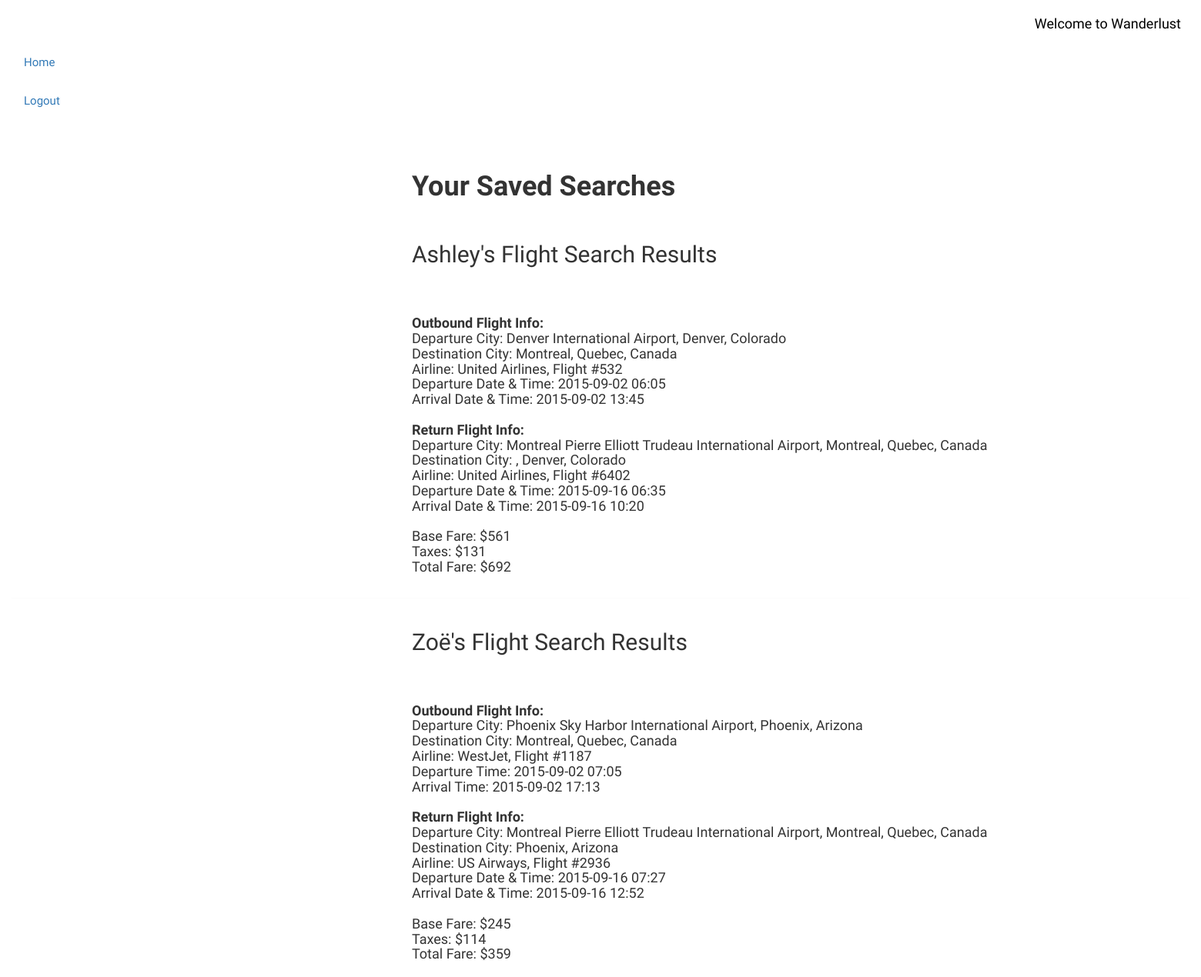
/saved_searches (signed in), run on the app's committed database.
### model.py (models this page shows)
class Search(db.Model):
    __tablename__ = "searches"
    search_id = db.Column(db.Integer, autoincrement=True, primary_key=True, nullable=False)
    user_id = db.Column(db.Integer, db.ForeignKey('users.user_id'), nullable=True)
    traveler1_name = db.Column(db.String(150), nullable=True)
    traveler2_name = db.Column(db.String(150), nullable=True)
    traveler1_origin = db.Column(db.String(75), nullable=True)
    traveler2_origin = db.Column(db.String(75), nullable=True)
    traveler1_max_price = db.Column(db.Integer, nullable=True)
    traveler2_max_price = db.Column(db.Integer, nullable=True)
    departure_date = db.Column(db.String(75), nullable=True)
    return_date = db.Column(db.String(75), nullable=True)
    destination = db.Column(db.String(75), nullable=True)
    users = db.relationship('User', backref=db.backref('searches', order_by=search_id))

class Flight(db.Model):
    __tablename__ = "flights"
    flight_id = db.Column(db.Integer, autoincrement=True, primary_key=True, nullable=False)
    user_id = db.Column(db.Integer, db.ForeignKey('users.user_id'), nullable=True)
    outbound_city_origin = db.Column(db.String(75), nullable=False)
    outbound_city_final_destination = db.Column(db.String(75), nullable=False)
    outbound_airline_code = db.Column(db.String(75), nullable=False)
    outbound_airline_name = db.Column(db.String(75), nullable=False)
    outbound_flight_number = db.Column(db.Integer, nullable=False)
    outbound_datetime_departure = db.Column(db.String(75), nullable=False)
    outbound_datetime_arrival = db.Column(db.String(75), nullable=False)
    inbound_city_origin = db.Column(db.String(75), nullable=False)
    inbound_city_final_destination = db.Column(db.String(75), nullable=False)
    inbound_airline_code = db.Column(db.String(75), nullable=False)
    inbound_airline_name = db.Column(db.String(75), nullable=False)
    inbound_flight_number = db.Column(db.Integer, nullable=False)
    inbound_datetime_departure = db.Column(db.String(75), nullable=False)
    inbound_datetime_arrival = db.Column(db.String(75), nullable=False)
    outbound_destination_city_airport = db.Column(db.String(75), nullable=True)
    inbound_destination_city_airport = db.Column(db.String(75), nullable=True)
    outbound_city_airport = db.Column(db.String(75), nullable=True)
    inbound_city_airport = db.Column(db.String(75), nullable=True)
    base_fare = db.Column(db.Integer, nullable=False)
    taxes = db.Column(db.Integer, nullable=False)
    total_fare = db.Column(db.Integer, nullable=False)
    user = db.relationship('User', backref=db.backref('flights', order_by=user_id))

### server.py (the view)
@app.route('/saved_searches', methods=['GET'])
def view_saved_searches():
    user_id = session['user_id']
    saved_searches = SavedSearch.query.filter_by(user_id=user_id).all()
    for flight in saved_searches:
        print flight
        flight_list = []
        t1_flights = Flight.query.filter_by(flight_id=flight.t1_flight_id).all()
        t2_flights = Flight.query.filter_by(flight_id=flight.t2_flight_id).all()
        flight_list.append((t1_flights, t2_flights))
    print flight_list, "%" * 25
    for travelers in saved_searches:
        traveler_info = []
        traveler = Search.query.filter_by(search_id=travelers.search_id).all()
        traveler_info.append(traveler)
    return render_template("saved_searches.html", saved_searches=saved_searches, flight_list=flight_list, traveler_info=traveler_info)

### templates/saved_searches.html
{% extends 'base.html' %}
{% block content %}
<div class="container-fluid">
    <div>
        <ul class="list-unstyled">
            <li>
        {% for result in flight_list %}{% for item in traveler_info %}
                <div class="row">
                    <div class="col-md-12 col-md-offset-4">
                        <h1><b>Your Saved Searches</b></h1><br>
        <h2>{{item[0].traveler1_name}}'s Flight Search Results</h2><br><br>
        <h4><b>Outbound Flight Info:</b><br>
        Departure City: {{result[0][0].outbound_city_airport}}, {{result[0][0].outbound_city_origin}}<br>
        Destination City: {{result[0][0].outbound_city_final_destination}}<br>
        Airline: {{result[0][0].outbound_airline_name}}, Flight #{{result[0][0].outbound_flight_number}}<br>
        Departure Date & Time: {{result[0][0].outbound_datetime_departure}}<br>
        Arrival Date & Time: {{result[0][0].outbound_datetime_arrival}}<br><br>
        <b>Return Flight Info:</b><br>
        Departure City: {{result[0][0].inbound_city_airport}}, {{result[0][0].inbound_city_origin}}
        <br>Destination City: {{result[0][0].inbound_destination_city_airport}}, {{result[0][0].inbound_city_final_destination}}<br>
        Airline: {{result[0][0].inbound_airline_name}}, Flight #{{result[0][0].inbound_flight_number}}<br>
        Departure Date & Time: {{result[0][0].inbound_datetime_departure}}<br>
        Arrival Date & Time: {{result[0][0].inbound_datetime_arrival}}<br><br>
        Base Fare: ${{result[0][0].base_fare}}<br>
        Taxes: ${{result[0][0].taxes}}<br>
        Total Fare: ${{result[0][0].total_fare}}</h4>
                    </div>
                </div>
            </li>
        </ul>
    </div>
<hr>
    <div>
        <ul class="list-unstyled">
            <li>
                <div class="row">
                    <div class="col-md-12 col-md-offset-4">
        <h2>{{item[0].traveler2_name}}'s Flight Search Results</h2><br><br>
    <h4><b>Outbound Flight Info:</b><br>
    Departure City: {{result[1][0].outbound_city_airport}}, {{result[1][0].outbound_city_origin}}<br>
    Destination City: {{result[1][0].outbound_city_final_destination}}<br>
    Airline: {{result[1][0].outbound_airline_name}}, Flight #{{result[1][0].outbound_flight_number}}<br>
    Departure Time: {{result[1][0].outbound_datetime_departure}}<br>
    Arrival Time: {{result[1][0].outbound_datetime_arrival}}<br><br>
    <b>Return Flight Info:</b><br>
    Departure City: {{result[1][0].inbound_city_airport}}, {{result[1][0].inbound_city_origin}}<br>
    Destination City: {{result[1][0].inbound_city_final_destination}}<br>
    Airline: {{result[1][0].inbound_airline_name}}, Flight #{{result[1][0].inbound_flight_number}}<br>
    Departure Date & Time: {{result[1][0].inbound_datetime_departure}}<br>
    Arrival Date & Time: {{result[1][0].inbound_datetime_arrival}}<br><br>
    Base Fare: ${{result[1][0].base_fare}}<br>
    Taxes: ${{result[1][0].taxes}}<br>
    Total Fare: ${{result[1][0].total_fare}}</h4>
                    </div>
                </div>
            </li>
        </ul>
        {% endfor %}{% endfor %}
</div>
</div>
{% endblock %}

### templates/base.html (shortened to what this page needs)
<!DOCTYPE html>
<head>
<link rel="stylesheet" type="text/css" href="//cdn.jsdelivr.net/bootstrap/latest/css/bootstrap.css"/>
 <link rel="stylesheet"
          href="http://maxcdn.bootstrapcdn.com/bootstrap/3.3.4/css/bootstrap.css"/>
</head>
<body>
<div class="navbar navbar-custom navbar-fluid-top">
 <div class="navbar-header"><a class="navbar-brand" role="navigation " href="/">Welcome to Wanderlust</a>
    </div>
    <div class="navbar-collapse collapse">
      <ul class="nav navbar-nav">
        <li><a href="/">Home</a></li>
        {% if "user_id" in session %}
        <li><a href="/logout">Logout</a></li>
        {% else %}
        <li><a href="/login">Login</a></li>
        <li><a href="/register">Register</a></li>
        {% endif %}
        <li>&nbsp;</li>
      </ul>
</div>
</div>
    {% block content %}
    {% endblock %}
</body>
</html>

### templates/base.html (style rules this page uses)
body { font-family: 'Special Elite', serif; font-size: 15px; }

### data on the page
Search: traveler1_name "Ashley", traveler2_name "Zoë"
Flight: outbound_city_airport "Denver International Airport", outbound_city_origin "Denver, Colorado", outbound_city_final_destination "Montreal, Quebec, Canada", outbound_airline_name "United Airlines", outbound_flight_number "532", outbound_datetime_departure "2015-09-02 06:05", outbound_datetime_arrival "2015-09-02 13:45", inbound_city_airport "Montreal Pierre Elliott Trudeau International Airport", inbound_city_origin "Montreal, Quebec, Canada", inbound_city_final_destination "Denver, Colorado", inbound_airline_name "United Airlines", inbound_flight_number "6402", inbound_datetime_departure "2015-09-16 06:35", inbound_datetime_arrival "2015-09-16 10:20", base_fare "561", taxes "131", total_fare "692"
Flight: outbound_city_airport "Phoenix Sky Harbor International Airport", outbound_city_origin "Phoenix, Arizona", outbound_city_final_destination "Montreal, Quebec, Canada", outbound_airline_name "WestJet", outbound_flight_number "1187", outbound_datetime_departure "2015-09-02 07:05", outbound_datetime_arrival "2015-09-02 17:13", inbound_city_airport "Montreal Pierre Elliott Trudeau International Airport", inbound_city_origin "Montreal, Quebec, Canada", inbound_city_final_destination "Phoenix, Arizona", inbound_airline_name "US Airways", inbound_flight_number "2936", inbound_datetime_departure "2015-09-16 07:27", inbound_datetime_arrival "2015-09-16 12:52", base_fare "245", taxes "114", total_fare "359"
